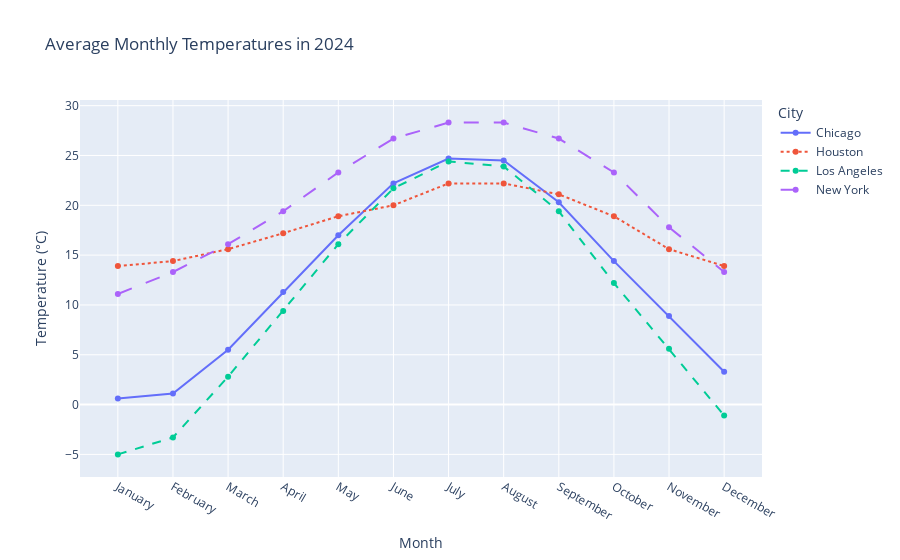

Notebook cell for this chart:
### Markdown cell above
---

## **Example 2: Average Monthly Temperatures Across Cities**

### **Purpose:**
Compare the average monthly temperatures of different cities to analyze climate patterns.

### **Key Features Demonstrated:**
- Using categorical x-axis with months.
- Differentiating lines by categories (cities).
- Customizing line styles for better distinction.

### **Dataset:**
Average monthly temperatures for four major cities.

### Code cell
# 1. IMPORT LIBRARIES
import plotly.express as px
import pandas as pd

# 2. CREATE A SAMPLE DATASET
months = [
    "January", "February", "March", "April", "May", "June",
    "July", "August", "September", "October", "November", "December"
]
cities = ["New York", "Los Angeles", "Chicago", "Houston"]

# Average temperatures in Celsius (simulated data)
temperature_data = {
    "Month": months * len(cities),
    "City": sorted(cities * len(months)),
    "Avg Temperature": [
        # New York
        0.6, 1.1, 5.5, 11.3, 17.0, 22.2, 24.7, 24.5, 20.3, 14.4, 8.9, 3.3,
        # Los Angeles
        13.9, 14.4, 15.6, 17.2, 18.9, 20.0, 22.2, 22.2, 21.1, 18.9, 15.6, 13.9,
        # Chicago
        -5.0, -3.3, 2.8, 9.4, 16.1, 21.7, 24.4, 23.9, 19.4, 12.2, 5.6, -1.1,
        # Houston
        11.1, 13.3, 16.1, 19.4, 23.3, 26.7, 28.3, 28.3, 26.7, 23.3, 17.8, 13.3
    ]
}

df_temp = pd.DataFrame(temperature_data)

# 3. TEMPERATURE LINE CHART
fig_temp = px.line(
    df_temp,
    x="Month",
    y="Avg Temperature",
    color="City",
    title="Average Monthly Temperatures in 2024",
    markers=True,
    line_dash="City",  # Differentiates lines by dash style
    labels={
        "Avg Temperature": "Temperature (°C)"
    }
)

fig_temp.update_layout(
    xaxis=dict(tickmode='linear'),
    hovermode="x unified"
)

fig_temp.show()

### Figure 1 — Plotly figure (JSON) as saved in the notebook; plotly's stock layout.template omitted (floating-point values rounded to 4 significant figures)
{"data": [{"hovertemplate": "City=Chicago<br>Month=%{x}<br>Temperature (°C)=%{y}<extra></extra>", "legendgroup": "Chicago", "line": {"color": "#636efa", "dash": "solid"}, "marker": {"symbol": "circle"}, "mode": "lines+markers", "name": "Chicago", "orientation": "v", "showlegend": true, "type": "scatter", "x": ["January", "February", "March", "April", "May", "June", "July", "August", "September", "October", "November", "December"], "xaxis": "x", "y": [0.6, 1.1, 5.5, 11.3, 17, 22.2, 24.7, 24.5, 20.3, 14.4, 8.9, 3.3], "yaxis": "y"}, {"hovertemplate": "City=Houston<br>Month=%{x}<br>Temperature (°C)=%{y}<extra></extra>", "legendgroup": "Houston", "line": {"color": "#EF553B", "dash": "dot"}, "marker": {"symbol": "circle"}, "mode": "lines+markers", "name": "Houston", "orientation": "v", "showlegend": true, "type": "scatter", "x": ["January", "February", "March", "April", "May", "June", "July", "August", "September", "October", "November", "December"], "xaxis": "x", "y": [13.9, 14.4, 15.6, 17.2, 18.9, 20, 22.2, 22.2, 21.1, 18.9, 15.6, 13.9], "yaxis": "y"}, {"hovertemplate": "City=Los Angeles<br>Month=%{x}<br>Temperature (°C)=%{y}<extra></extra>", "legendgroup": "Los Angeles", "line": {"color": "#00cc96", "dash": "dash"}, "marker": {"symbol": "circle"}, "mode": "lines+markers", "name": "Los Angeles", "orientation": "v", "showlegend": true, "type": "scatter", "x": ["January", "February", "March", "April", "May", "June", "July", "August", "September", "October", "November", "December"], "xaxis": "x", "y": [-5, -3.3, 2.8, 9.4, 16.1, 21.7, 24.4, 23.9, 19.4, 12.2, 5.6, -1.1], "yaxis": "y"}, {"hovertemplate": "City=New York<br>Month=%{x}<br>Temperature (°C)=%{y}<extra></extra>", "legendgroup": "New York", "line": {"color": "#ab63fa", "dash": "longdash"}, "marker": {"symbol": "circle"}, "mode": "lines+markers", "name": "New York", "orientation": "v", "showlegend": true, "type": "scatter", "x": ["January", "February", "March", "April", "May", "June", "July", "August", "September", "October", "November", "December"], "xaxis": "x", "y": [11.1, 13.3, 16.1, 19.4, 23.3, 26.7, 28.3, 28.3, 26.7, 23.3, 17.8, 13.3], "yaxis": "y"}], "layout": {"hovermode": "x unified", "legend": {"title": {"text": "City"}, "tracegroupgap": 0}, "title": {"text": "Average Monthly Temperatures in 2024"}, "xaxis": {"anchor": "y", "domain": [0, 1], "tickmode": "linear", "title": {"text": "Month"}}, "yaxis": {"anchor": "x", "domain": [0, 1], "title": {"text": "Temperature (°C)"}}}}
